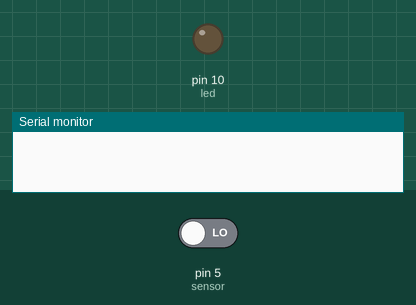
Simulated run of this sketch. Board: Arduino Uno, built with avr-gcc and run on an emulated ATmega328P. Parts: output pins drawn as LEDs (lit = HIGH), the last lines printed to the serial monitor. The inputs (shaded band) are chosen by the test bench; at power-on: pin 5 (sensor) LOW.

Above: at 1.8 s.
1.9 s: pin 5 (sensor) driven HIGH
At 3.0 s:
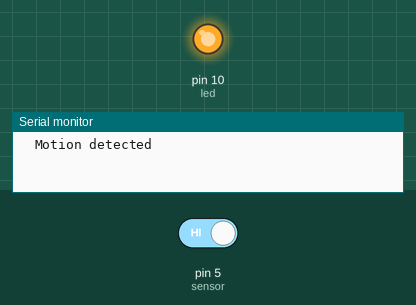
3.5 s: pin 5 (sensor) driven LOW
At 4.1 s:
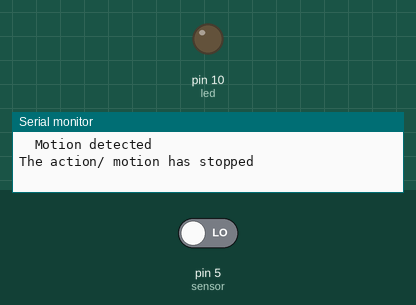
Timing chart, 0 to 6.5 s (numbered marks = the images above; inputs shaded):
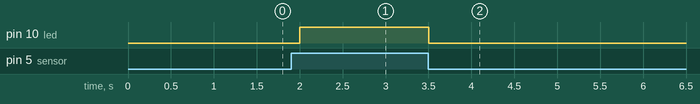

The sketch:

PIR_Motion_Sensor.ino
```cpp
const int led = 10;    // Led positive terminal to the digital pin 9.
const int sensor = 5;  // signal pin of sensor to digital pin 5.
int state = LOW;
int val = 0;

void setup() {             // Void setup is ran only once after each powerup or reset of the Arduino  board.
  pinMode(led, OUTPUT);    // Led is determined as an output here.
  pinMode(sensor, INPUT);  // PIR motion sensor is determined is an input here.
  Serial.begin(9600);
}

void loop() {  // Void loop is ran over and  over and consists of the main program.
  val = digitalRead(sensor);
  if (val == HIGH) {
    digitalWrite(led, HIGH);
    delay(500);  // Delay of led is 500

    if (state == LOW) {
      Serial.println("  Motion detected ");
      state = HIGH;
    }
  } else {
    digitalWrite(led, LOW);
    delay(500);

    if (state == HIGH) {
      Serial.println("The action/ motion has stopped");
      state = LOW;
    }
  }
}
```

Measured:
- after the input at 1.9 s, pin 10 (led): LOW → HIGH after 0.10 s
- after the input at 3.5 s, pin 10 (led): HIGH → LOW at once
